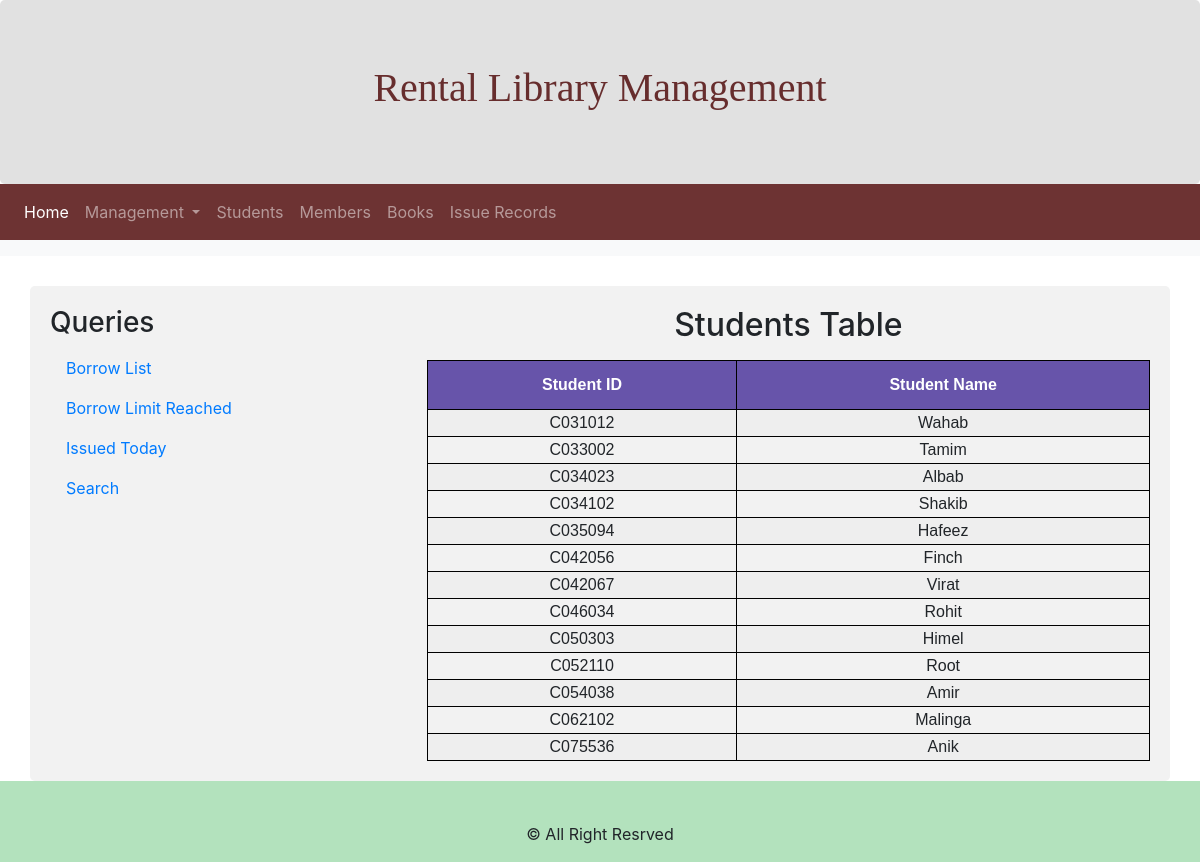
Page /students.php on the committed database.
### tables this page shows
CREATE TABLE `student` (
  `Stud_no` varchar(10) NOT NULL,
  `Stud_name` varchar(20) DEFAULT NULL
);

### students.php (the view, shortened to what this page needs)
<?php include "includes/db.php";?>
<?php include "includes/header.php"; ?>
<?php include "includes/navigation.php"; ?>
 <nav class="navbar navbar-expand-sm bg-light navbar-dark">
</nav>
<div class="container" style="margin-top:30px">
  <div class="row">
    <div class="col-sm-4">
      <h3>Queries</h3>
      <ul class="nav nav-pills flex-column">
        <li class="nav-item">
          <a class="nav-link" href="borrowList.php">Borrow List</a>
        </li>
        <li class="nav-item">
          <a class="nav-link" href="bookLimit.php">Borrow Limit Reached</a>
        </li>
        <li class="nav-item">
          <a class="nav-link" href="issuedToday.php">Issued Today</a>
        </li>
        <li class="nav-item">
          <a class="nav-link " href="search.php"> Search</a>
        </li>
      </ul>
    </div>
    <div class="col-sm-8">
    <?php
$sql = "SELECT * FROM Student";
$result = $con->query($sql) or die($con->error);
echo "<h2>Students Table</h2>";
echo "<center><table id='table' style='margin-top:1rem;'><tr><th>Student ID</th><th>Student Name</th>";
    while ($row = $result->fetch_assoc()) {
        echo "<tr><td>" . $row["Stud_no"]. "</td><td>" . $row["Stud_name"]. "</td>";
    }
echo "</table></center>";
?>
    </div>
  </div>
</div>
<?php include "includes/footer.php"?>

### css/style.css (style rules this page uses)
body { //background-image: linear-gradient(to right bottom, rgba(126, 213, 111, 0.8), rgba(40, 180, 133, 0.8)), url(../img/map3.svg); background-size: cover; background-position: top; position: relative; }
table, th, td { border: 1px solid black; }
.container { min-height: 400px; }
#table { font-family: "Trebuchet MS", Arial, Helvetica, sans-serif; border-collapse: collapse; width: 100%; text-align: center; }
#table tr:nth-child(even) { background-color: rgb(238, 238, 238); }
#table th { padding-top: 12px; padding-bottom: 12px; text-align: left; background-color: rgb(103, 84, 170); color: white; text-align: center; }
h2 { text-align: center; }

### css/formStyle.css (style rules this page uses)
.container { border-radius: 5px; background-color: #f2f2f2; padding: 20px; }
.row:after { content: ""; display: table; clear: both; }

### rows in the picture
student: Stud_no "C031012", Stud_name "Wahab"
student: Stud_no "C033002", Stud_name "Tamim"
student: Stud_no "C034023", Stud_name "Albab"
student: Stud_no "C034102", Stud_name "Shakib"
student: Stud_no "C035094", Stud_name "Hafeez"
student: Stud_no "C042056", Stud_name "Finch"
student: Stud_no "C042067", Stud_name "Virat"
student: Stud_no "C046034", Stud_name "Rohit"
student: Stud_no "C050303", Stud_name "Himel"
student: Stud_no "C052110", Stud_name "Root"
student: Stud_no "C054038", Stud_name "Amir"
student: Stud_no "C062102", Stud_name "Malinga"
student: Stud_no "C075536", Stud_name "Anik"
